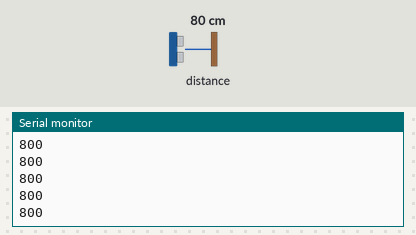
The sketch below on a simulated Arduino Uno, built with avr-gcc and run on an emulated ATmega328P. Shown: the last lines printed to the serial monitor. The test bench sets the inputs (shaded band); at power-on: distance to the obstacle 80 cm.

Above: at 1.2 s.
1.3 s: distance to the obstacle set to 2 cm
At 2.1 s:
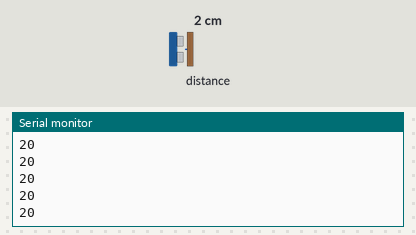
2.8 s: distance to the obstacle set to 4 cm
At 3.7 s:
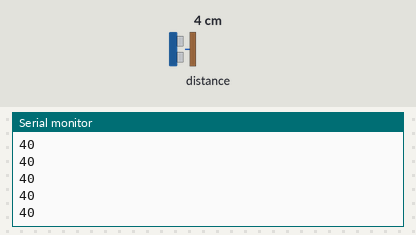
Timing chart, 0 to 5.8 s (numbered marks = the images above; inputs shaded):
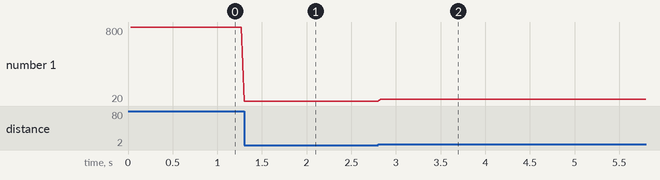

Measured:
- after the input at 1.3 s, the serial monitor: prints a new line at once (image 1)
- after the input at 2.8 s, the serial monitor: prints a new line at once (image 2)
- plotted number 1: 800 → 20 after the input at 1.3 s, 20 → 40 after the input at 2.8 s

The sketch:

read_sensor_mm_V1.ino
```cpp
/* TESTCODE:
testing sensor measurement accuracy */

#include <Wire.h>
#include <VL53L0X.h>

VL53L0X sensor; // creates a VL53L0X object

void setup()
{
  Serial.begin(9600);
  Wire.begin();

  sensor.setTimeout(500);
  if (!sensor.init())
  {
    Serial.println("Failed to detect and initialize sensor!");
    while (1) {} // this infinite loop ends the program before entering main loop
  }

  sensor.startContinuous(); // take readings as fast as possible, or provide desired inter-measurement period in ms
}

void loop()
{
  Serial.print(sensor.readRangeContinuousMillimeters());
  if (sensor.timeoutOccurred()) { Serial.print(" TIMEOUT"); }

  Serial.println();
}
```
